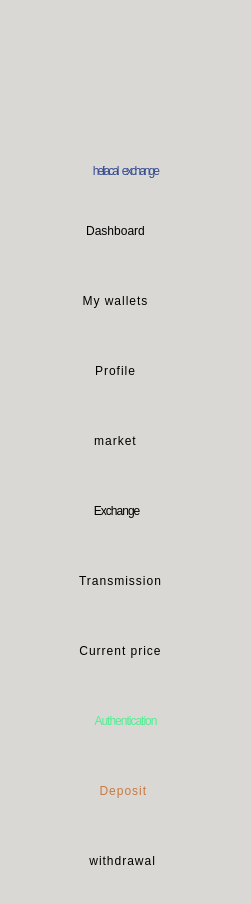
  <widget class="QWidget" name="widget_2" native="true">
   <property name="geometry">
    <rect>
     <x>1030</x>
     <y>0</y>
     <width>251</width>
     <height>904</height>
    </rect>
   </property>
   <property name="styleSheet">
    <string notr="true">background-color:#d9d8d4  ;</string>
   </property>
   <widget class="QPushButton" name="Mywallets_btn">
    <property name="geometry">
     <rect>
      <x>30</x>
      <y>280</y>
      <width>171</width>
      <height>41</height>
     </rect>
    </property>
    <property name="cursor">
     <cursorShape>PointingHandCursor</cursorShape>
    </property>
    <property name="styleSheet">
     <string notr="true">border:none;
font: 28pt &quot;Bangers&quot;;
letter-spacing: 1px;
color: rgb(0, 0, 0);
</string>
    </property>
    <property name="text">
     <string>My wallets</string>
    </property>
   </widget>
   <widget class="QPushButton" name="Transmission_btn">
    <property name="geometry">
     <rect>
      <x>10</x>
      <y>560</y>
      <width>221</width>
      <height>41</height>
     </rect>
    </property>
    <property name="cursor">
     <cursorShape>PointingHandCursor</cursorShape>
    </property>
    <property name="styleSheet">
     <string notr="true">border:none;
color: rgb(0, 0, 0);
font: 28pt &quot;Bangers&quot;;
letter-spacing: 1px;</string>
    </property>
    <property name="text">
     <string>Transmission</string>
    </property>
   </widget>
   <widget class="QLabel" name="app_logo">
    <property name="enabled">
     <bool>true</bool>
    </property>
    <property name="geometry">
     <rect>
      <x>0</x>
      <y>0</y>
      <width>251</width>
      <height>151</height>
     </rect>
    </property>
    <property name="text">
     <string/>
    </property>
    <property name="pixmap">
     <pixmap>E:/Downloads/logo for a currency exchange named heliacal (1).png</pixmap>
    </property>
    <property name="scaledContents">
     <bool>true</bool>
    </property>
    <property name="indent">
     <number>-6</number>
    </property>
   </widget>
   <widget class="QPushButton" name="Dashboard_btn">
    <property name="geometry">
     <rect>
      <x>20</x>
      <y>210</y>
      <width>191</width>
      <height>41</height>
     </rect>
    </property>
    <property name="cursor">
     <cursorShape>PointingHandCursor</cursorShape>
    </property>
    <property name="styleSheet">
     <string notr="true">border:none;
font: 28pt &quot;Bangers&quot;;
color: rgb(0, 0, 0);

</string>
    </property>
    <property name="text">
     <string>Dashboard</string>
    </property>
   </widget>
   <widget class="QPushButton" name="Authentication_btn">
    <property name="geometry">
     <rect>
      <x>10</x>
      <y>700</y>
      <width>231</width>
      <height>41</height>
     </rect>
    </property>
    <property name="cursor">
     <cursorShape>PointingHandCursor</cursorShape>
    </property>
    <property name="styleSheet">
     <string notr="true">border:none;
color: #4fee93;
font: 28pt &quot;Bangers&quot;;
letter-spacing: -1px;</string>
    </property>
    <property name="text">
     <string>Authentication</string>
    </property>
   </widget>
   <widget class="QLabel" name="app_name">
    <property name="enabled">
     <bool>false</bool>
    </property>
    <property name="geometry">
     <rect>
      <x>0</x>
      <y>150</y>
      <width>251</width>
      <height>41</height>
     </rect>
    </property>
    <property name="styleSheet">
     <string notr="true">           border: none;  
color: #344b90;
background-color: #d9d8d4;
font: 22pt &quot;Rubik Wet Paint&quot;;
letter-spacing: -2px;
word-spacing: 3px;
</string>
    </property>
    <property name="text">
     <string>heliacal exchange</string>
    </property>
    <property name="alignment">
     <set>Qt::AlignmentFlag::AlignCenter</set>
    </property>
   </widget>
   <widget class="QPushButton" name="Profile_btn">
    <property name="geometry">
     <rect>
      <x>10</x>
      <y>350</y>
      <width>211</width>
      <height>41</height>
     </rect>
    </property>
    <property name="cursor">
     <cursorShape>PointingHandCursor</cursorShape>
    </property>
    <property name="styleSheet">
     <string notr="true">border:none;
font: 28pt &quot;Bangers&quot;;
letter-spacing: 1px;
color: rgb(0, 0, 0);
</string>
    </property>
    <property name="text">
     <string>Profile</string>
    </property>
   </widget>
   <widget class="QPushButton" name="currentprice_btn">
    <property name="geometry">
     <rect>
      <x>10</x>
      <y>630</y>
      <width>221</width>
      <height>41</height>
     </rect>
    </property>
    <property name="cursor">
     <cursorShape>PointingHandCursor</cursorShape>
    </property>
    <property name="styleSheet">
     <string notr="true">border:none;
color: rgb(0, 0, 0);
font: 28pt &quot;Bangers&quot;;
letter-spacing: 1px;</string>
    </property>
    <property name="text">
     <string>Current price</string>
    </property>
   </widget>
   <widget class="QPushButton" name="deposit_btn">
    <property name="geometry">
     <rect>
      <x>40</x>
      <y>770</y>
      <width>171</width>
      <height>41</height>
     </rect>
    </property>
    <property name="cursor">
     <cursorShape>PointingHandCursor</cursorShape>
    </property>
    <property name="styleSheet">
     <string notr="true">border:none;
color: #c97940;
font: 28pt &quot;Bangers&quot;;
letter-spacing: 1px;</string>
    </property>
    <property name="text">
     <string>Deposit </string>
    </property>
   </widget>
   <widget class="QPushButton" name="market_btn">
    <property name="geometry">
     <rect>
      <x>30</x>
      <y>420</y>
      <width>171</width>
      <height>41</height>
     </rect>
    </property>
    <property name="cursor">
     <cursorShape>PointingHandCursor</cursorShape>
    </property>
    <property name="styleSheet">
     <string notr="true">border:none;
color: rgb(0, 0, 0);
font: 28pt &quot;Bangers&quot;;
letter-spacing: 1px;</string>
    </property>
    <property name="text">
     <string>market</string>
    </property>
   </widget>
   <widget class="QPushButton" name="withdrawal_btn">
    <property name="geometry">
     <rect>
      <x>20</x>
      <y>840</y>
      <width>201</width>
      <height>41</height>
     </rect>
    </property>
    <property name="cursor">
     <cursorShape>PointingHandCursor</cursorShape>
    </property>
    <property name="styleSheet">
     <string notr="true">border:none;
color: rgb(0, 0, 0);
font: 28pt &quot;Bangers&quot;;
letter-spacing: 1px;</string>
    </property>
    <property name="text">
     <string> withdrawal</string>
    </property>
   </widget>
   <widget class="QPushButton" name="easyexchange_btn">
    <property name="geometry">
     <rect>
      <x>40</x>
      <y>490</y>
      <width>151</width>
      <height>41</height>
     </rect>
    </property>
    <property name="cursor">
     <cursorShape>PointingHandCursor</cursorShape>
    </property>
    <property name="styleSheet">
     <string notr="true">border:none;
color: rgb(0, 0, 0);
font: 28pt &quot;Bangers&quot;;
letter-spacing: -1px;</string>
    </property>
    <property name="text">
     <string> Exchange</string>
    </property>
   </widget>
  </widget>
